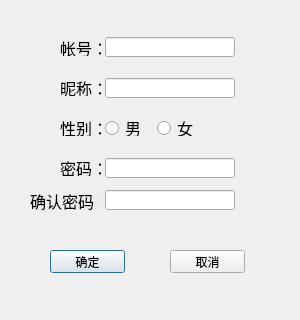
<?xml version="1.0" encoding="UTF-8"?>
<ui version="4.0">
 <class>Login</class>
 <widget class="QDialog" name="Login">
  <property name="geometry">
   <rect>
    <x>0</x>
    <y>0</y>
    <width>300</width>
    <height>320</height>
   </rect>
  </property>
  <property name="windowTitle">
   <string>Dialog</string>
  </property>
  <widget class="QLabel" name="label">
   <property name="geometry">
    <rect>
     <x>60</x>
     <y>80</y>
     <width>51</width>
     <height>16</height>
    </rect>
   </property>
   <property name="styleSheet">
    <string notr="true">font: 12pt</string>
   </property>
   <property name="text">
    <string>昵称：</string>
   </property>
  </widget>
  <widget class="QLabel" name="label_2">
   <property name="geometry">
    <rect>
     <x>60</x>
     <y>120</y>
     <width>51</width>
     <height>16</height>
    </rect>
   </property>
   <property name="styleSheet">
    <string notr="true">font: 12pt</string>
   </property>
   <property name="text">
    <string>性别：</string>
   </property>
  </widget>
  <widget class="QLabel" name="label_3">
   <property name="geometry">
    <rect>
     <x>60</x>
     <y>160</y>
     <width>41</width>
     <height>16</height>
    </rect>
   </property>
   <property name="styleSheet">
    <string notr="true">font: 12pt</string>
   </property>
   <property name="text">
    <string>密码：</string>
   </property>
  </widget>
  <widget class="QLabel" name="label_4">
   <property name="geometry">
    <rect>
     <x>30</x>
     <y>190</y>
     <width>71</width>
     <height>21</height>
    </rect>
   </property>
   <property name="styleSheet">
    <string notr="true">font: 12pt</string>
   </property>
   <property name="text">
    <string>确认密码：</string>
   </property>
  </widget>
  <widget class="QLineEdit" name="name">
   <property name="geometry">
    <rect>
     <x>105</x>
     <y>78</y>
     <width>130</width>
     <height>20</height>
    </rect>
   </property>
   <property name="styleSheet">
    <string notr="true">font: 12pt</string>
   </property>
   <property name="text">
    <string/>
   </property>
  </widget>
  <widget class="QLineEdit" name="pwd">
   <property name="geometry">
    <rect>
     <x>105</x>
     <y>158</y>
     <width>130</width>
     <height>20</height>
    </rect>
   </property>
   <property name="styleSheet">
    <string notr="true">font: 12pt</string>
   </property>
  </widget>
  <widget class="QLineEdit" name="pwd_1">
   <property name="geometry">
    <rect>
     <x>105</x>
     <y>190</y>
     <width>130</width>
     <height>20</height>
    </rect>
   </property>
   <property name="styleSheet">
    <string notr="true">font: 12pt</string>
   </property>
  </widget>
  <widget class="QRadioButton" name="male">
   <property name="geometry">
    <rect>
     <x>105</x>
     <y>120</y>
     <width>89</width>
     <height>16</height>
    </rect>
   </property>
   <property name="styleSheet">
    <string notr="true">font: 12pt</string>
   </property>
   <property name="text">
    <string>男</string>
   </property>
  </widget>
  <widget class="QRadioButton" name="female">
   <property name="geometry">
    <rect>
     <x>157</x>
     <y>120</y>
     <width>89</width>
     <height>16</height>
    </rect>
   </property>
   <property name="styleSheet">
    <string notr="true">font: 12pt</string>
   </property>
   <property name="text">
    <string>女</string>
   </property>
  </widget>
  <widget class="QPushButton" name="ok">
   <property name="geometry">
    <rect>
     <x>50</x>
     <y>250</y>
     <width>75</width>
     <height>23</height>
    </rect>
   </property>
   <property name="text">
    <string>确定</string>
   </property>
  </widget>
  <widget class="QPushButton" name="cancel">
   <property name="geometry">
    <rect>
     <x>170</x>
     <y>250</y>
     <width>75</width>
     <height>23</height>
    </rect>
   </property>
   <property name="text">
    <string>取消</string>
   </property>
  </widget>
  <widget class="QLineEdit" name="user_id">
   <property name="geometry">
    <rect>
     <x>105</x>
     <y>37</y>
     <width>130</width>
     <height>20</height>
    </rect>
   </property>
   <property name="styleSheet">
    <string notr="true">font: 12pt</string>
   </property>
  </widget>
  <widget class="QLabel" name="label_5">
   <property name="geometry">
    <rect>
     <x>60</x>
     <y>40</y>
     <width>41</width>
     <height>16</height>
    </rect>
   </property>
   <property name="styleSheet">
    <string notr="true">font: 12pt</string>
   </property>
   <property name="text">
    <string>帐号：</string>
   </property>
  </widget>
 </widget>
 <resources/>
 <connections/>
</ui>
